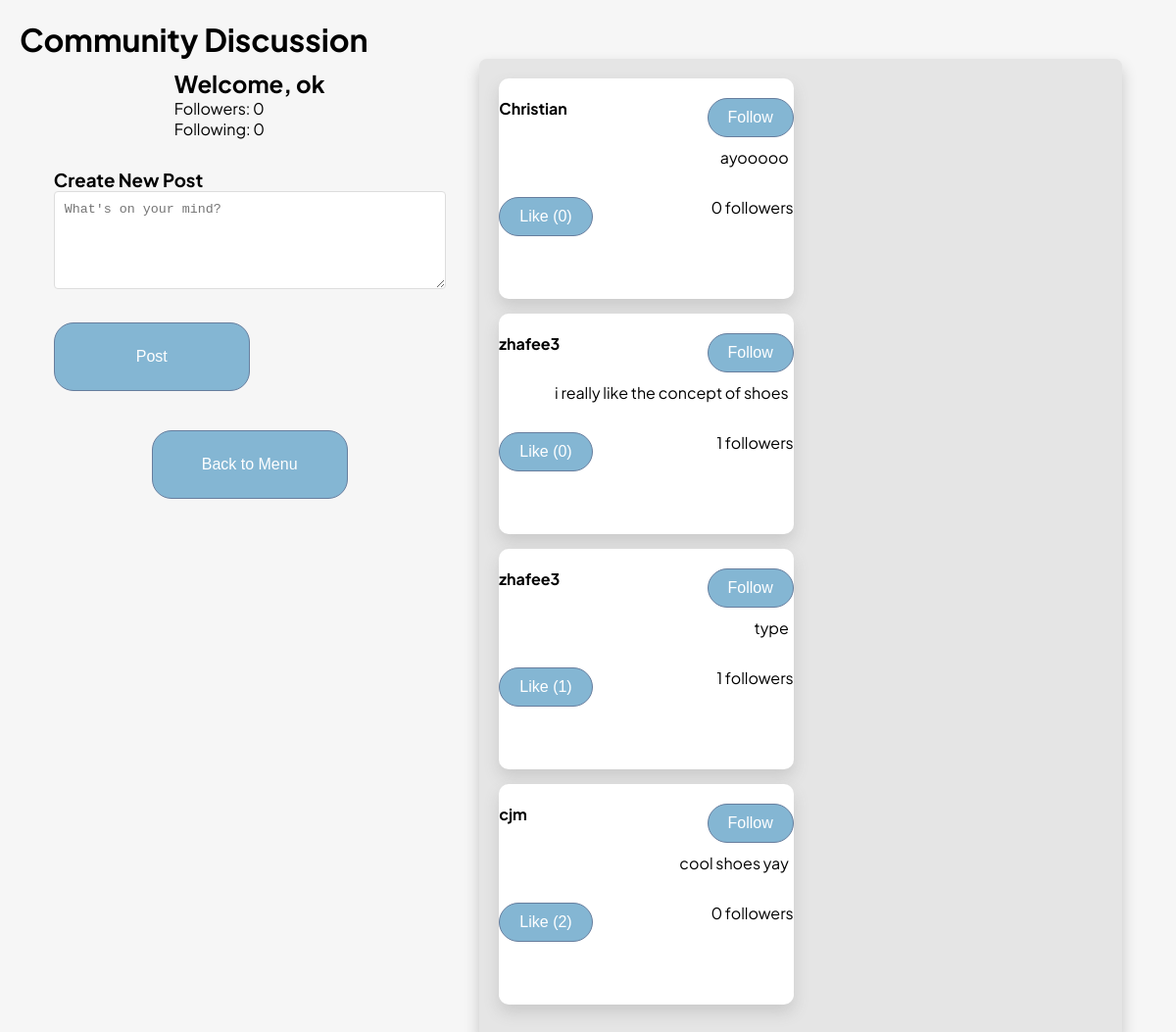
/discussion (signed in), run on the app's committed database.
### tables this page shows
CREATE TABLE DiscussionEntry (
    DiscussionEntryID INTEGER PRIMARY KEY AUTOINCREMENT,
    Body TEXT,
    Username TEXT NOT NULL,
    Likes INT DEFAULT 0,
    FOREIGN KEY (Username) REFERENCES Client(Username)
);

### main.py (the view)
@app.route('/discussion', methods=['GET'])
def view_discussion():
    if 'username' not in session:
        return redirect(url_for('login'))
    conn = get_db()
    dbCursor = conn.cursor()
    entries = logic.get_discussion_entries(dbCursor)
    user_stats = logic.get_user_stats(dbCursor, session['username'])
    return render_template(
        'discussion.html',
        entries=entries,
        current_user=session['username'],
        user_stats=user_stats
    )

### logic.py (called while the page is built)
def get_discussion_entries(dbCursor, limit=50):
    query = """
        SELECT de.DiscussionEntryID, de.Body, de.Username, de.Likes,
               COUNT(DISTINCT f.FollowerUsername) as FollowerCount
        FROM DiscussionEntry de
        LEFT JOIN Follows f ON de.Username = f.FollowingUsername
        GROUP BY de.DiscussionEntryID
        ORDER BY de.DiscussionEntryID DESC
        LIMIT ?
    """
    try:
        dbCursor.execute(query, (limit,))
        return dbCursor.fetchall()
    except Exception as e:
        print(f"Error fetching discussion entries: {e}")
        return []

def get_user_stats(dbCursor, username):
    try:
        follower_query = """
            SELECT COUNT(*) FROM Follows
            WHERE FollowingUsername = ?
        """
        dbCursor.execute(follower_query, (username,))
        follower_count = dbCursor.fetchone()[0]
        following_query = """
            SELECT COUNT(*) FROM Follows
            WHERE FollowerUsername = ?
        """
        dbCursor.execute(following_query, (username,))
        following_count = dbCursor.fetchone()[0]
        return {
            'followers': follower_count,
            'following': following_count
        }
    except Exception as e:
        print(f"Error getting user stats: {e}")
        return {'followers': 0, 'following': 0}

### main.py (called while the page is built)
def get_db():
    if 'db' not in g:
        g.db = sqlite3.connect(db_path, check_same_thread=False)
    return g.db

### templates/discussion.html (shortened to what this page needs)
<!DOCTYPE html>
<html>
<head>
    <link rel="stylesheet" href="static/app.css"/>
</head>
<body>
    <h1>Community Discussion</h1>
    <div class="menu-container">
        <div class="left-column">
            <div class="user-stats">
                <h2>Welcome, {{ current_user }}</h2>
                <p>Followers: {{ user_stats.followers }}</p>
                <p>Following: {{ user_stats.following }}</p>
            </div>
            <div class="create-post">
                <h3>Create New Post</h3>
                <form id="postForm" onsubmit="createPost(event)">
                    <textarea name="body" required placeholder="What's on your mind?"></textarea>
                    <button type="submit" class="btn">Post</button>
                </form>
            </div>
            <form action="/menu" method="GET">
                <button class="btn">Back to Menu</button>
            </form>
        </div>
        <div class="column releases-box">
            <div class="entries">
                {% for entry in entries %}
                <div class="releases-box-section entry" data-id="{{ entry[0] }}">
                    <div class="entry-header">
                        <strong>{{ entry[2] }}</strong>
                        {% if entry[2] != current_user %}
                        <button class="btn" onclick="followUser('{{ entry[2] }}')">Follow</button>
                        {% endif %}
                    </div>
                    <p>{{ entry[1] }}</p>
                    <div class="entry-footer">
                        <button class="btn" onclick="toggleLike('{{entry[0]}}')">
                            Like ({{ entry[3] }})
                        </button>
                        <span>{{ entry[4] }} followers</span>
                    </div>
                </div>
                {% endfor %}
            </div>
        </div>
    </div>
</body>
</html>

### static/app.css (style rules this page uses)
* { margin: 0; padding: 0; box-sizing: border-box; }
body { margin: 20px; font-family: "Plus Jakarta Sans", sans-serif; font-size: 1rem; background-color: rgb(246, 246, 246); }
html { font-size: 16px; scroll-behavior: smooth; }
.btn { padding: 10px 20px; font-size: 1rem; background-color: rgb(132, 182, 211); color: white; border-radius: 20px; cursor: pointer; border: 1.5px solid rgb(103, 126, 158); margin-top: 20px; }
.menu-container { display: flex; justify-content: space-between; }
.left-column { display: flex; flex: 1; margin-left: 3%; max-width: fit-content; align-items: center; flex-direction: column; }
.column { display: flex; flex: 1; align-items: center; flex-direction: column; }
.left-column button { width: 200px; height: 70px; }
.releases-box { margin-left: 3%; margin-right: 3%; display: grid; grid-template-columns: repeat(2, 1fr); grid-gap: 15px; width: 100%; padding: 20px; background-color: #e5e5e5; border-radius: 8px; box-sizing: border-box; box-shadow: 0px 8px 16px 0px rgba(0, 0, 0, 0.2); }
.releases-box-section { height: 225px; background-color: #ffffff; display: flex; flex-direction: column; color: white; border-radius: 10px; box-shadow: 0px 8px 16px 0px rgba(94, 94, 94, 0.2); text-align: right; color: black; }
.releases-box-section p { margin-right: 5px; }

### templates/discussion.html (style rules this page uses)
.user-stats { margin-bottom: 20px; padding: 10px; }
.create-post { margin-bottom: 20px; }
.create-post textarea { width: 100%; min-height: 100px; margin-bottom: 10px; padding: 10px; border: 1px solid #ddd; border-radius: 4px; }
.entry { margin-bottom: 15px; }
.entry-header { display: flex; justify-content: space-between; align-items: center; margin-bottom: 10px; }
.entry-footer { margin-top: 10px; display: flex; justify-content: space-between; align-items: center; }

### data on the page
DiscussionEntry: Username "Christian", Body "ayooooo", Likes "0"
DiscussionEntry: Username "zhafee3", Body "i really like the concept of shoes", Likes "0", entry "1"
DiscussionEntry: Username "zhafee3", Body "type", Likes "1"
DiscussionEntry: Username "cjm", Body "cool shoes yay", Likes "2", entry "0"

### other printed values
{{ current_user }} "ok"
{{ user_stats.followers }} "0"
{{ user_stats.following }} "0"
